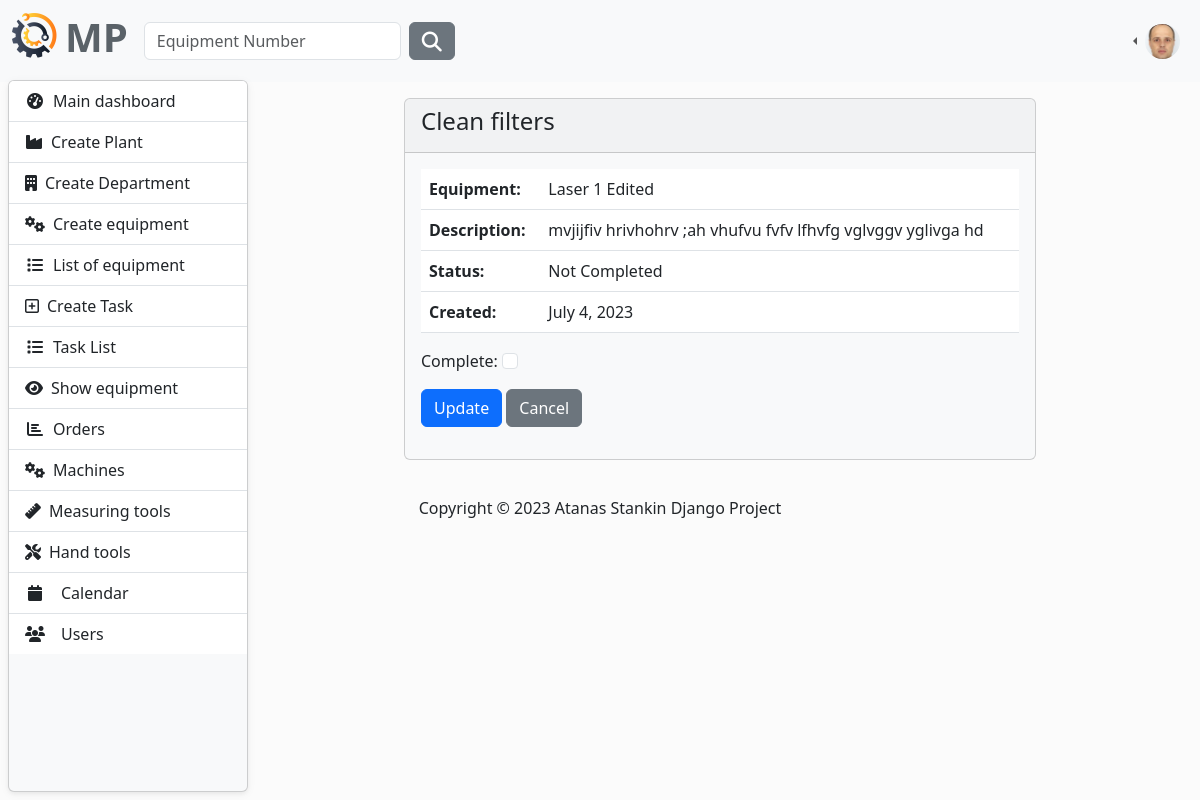
Page /task/update-task/1/ (signed in) on the earlier database version.
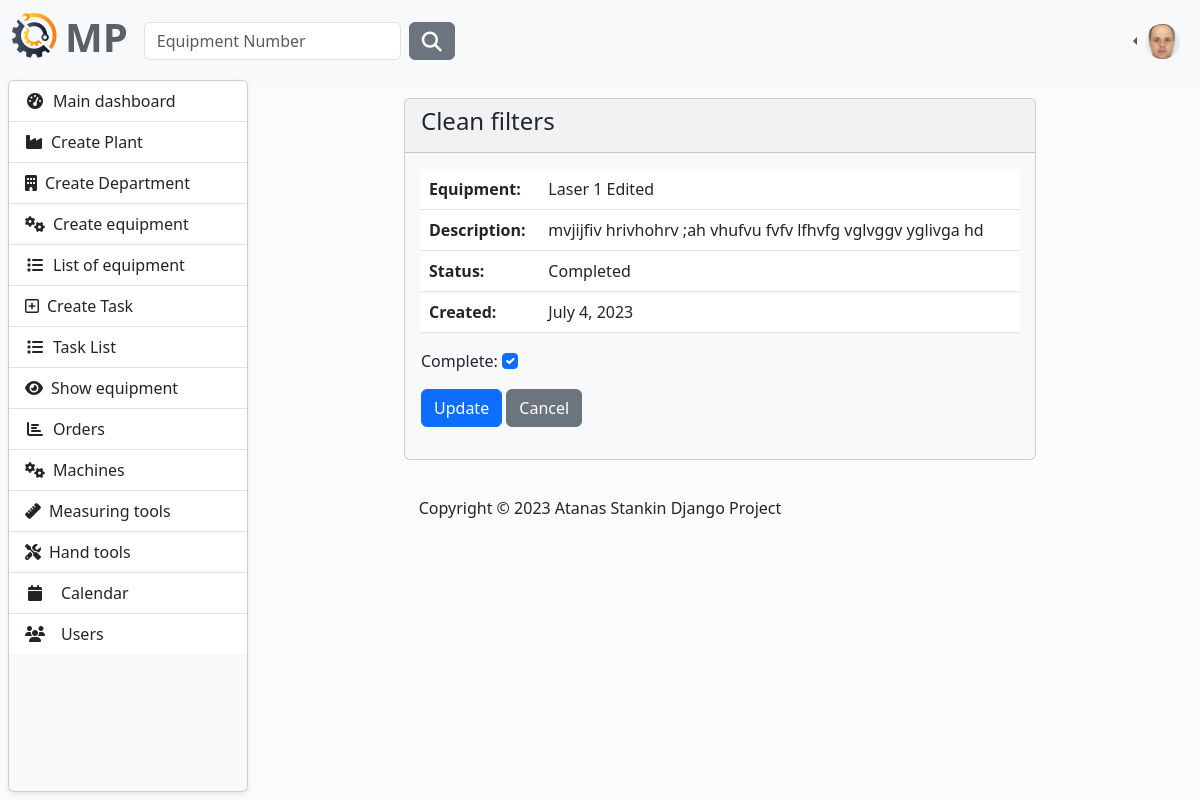
Same page on the later database version.
### MaintenancePlanner/task/models.py (models this page shows, shortened)
class Task(models.Model):
    technician = models.ForeignKey(AppUser, on_delete=models.CASCADE)
    equipment = models.ForeignKey(
        to=Equipment,
        on_delete=models.CASCADE,
    )
    title = models.CharField(
        max_length=256,
    )
    description = models.TextField(null=True, blank=True)
    complete = models.BooleanField(default=False)
    created_on = models.DateField(auto_now_add=True)
    class Meta:
        ordering = ['complete']

### MaintenancePlanner/equipment/models.py (models this page shows)
class Equipment(models.Model):
    description = models.CharField(
        max_length=30,
        validators=[equipment_name_validator],
    )
    type = models.CharField(
        max_length=30,
        choices=TYPE_OF_EQUIPMENT
    )
    acquisition_date = models.DateField(
        blank=True,
        null=True,
        verbose_name='Acquisition Date',
    )
    acquisition_value = models.FloatField(
        blank=True,
        null=True,
        verbose_name='Acquisition Value',
    )
    currency_code = models.CharField(
        max_length=10,
        choices=CURRENCY_CHOICES,
        default='EUR',
    )
    year_of_manufacture = models.PositiveIntegerField(
        verbose_name='Year of Manufacture',
        null=True,
        blank=True,
    )
    manufacturer = models.CharField(
        max_length=30,
        blank=True,
        null=True,
    )
    model_number = models.CharField(
        max_length=30,
        blank=True,
        null=True,
        verbose_name='Model Number'
    )
    part_number = models.CharField(
        max_length=30,
        blank=True,
        null=True,
        verbose_name='Manufacturer Part Number',
    )
    serial_number = models.CharField(
        max_length=30,
        blank=True,
        null=True,
        verbose_name='Manufacturer Serial Number',
    )
    plant = models.ForeignKey(
        to=Plant,
        on_delete=models.CASCADE)
    department = models.ForeignKey(
        to=Department,
        on_delete=models.CASCADE)
    last_checked_date = models.DateField(
        verbose_name='Last Checked Date',
        blank=True,
        null=True,
    )
    next_check_date = models.DateField(
        verbose_name='Next Check Date',
        blank=True,
        null=True,
    )
    def __str__(self):
        return self.description

### MaintenancePlanner/task/views.py (the view)
# urls.py: path('update-task/<int:pk>/', UpdateTask.as_view(), name='update-task'),
class UpdateTask(LoginRequiredMixin, UpdateView):
    template_name = 'update-task.html'
    model = Task
    form_class = UpdateTaskForm
    success_url = reverse_lazy('task-list')

### MaintenancePlanner/task/forms.py
class UpdateTaskForm(forms.ModelForm):
    class Meta:
        model = Task
        fields = ('complete',)
        widgets = {
            'complete': forms.CheckboxInput(attrs={
                'class': 'form-check-input',
                'type': "checkbox",
                'id': 'flexCheckDefault',
            }),
        }

### MaintenancePlanner/task/templates/update-task.html (shortened to what this page needs)
{% extends "base.html" %}
{% load static %}
{% block content %}
    <div class="row justify-content-center mt-3">
        <div class="col-8">
            <div class="card bg-light mb-3" style="max-width: 200rem;">
                <div class="card-header">
                    <h4>{{ task.title }}</h4>
                </div>
                <div class="card-body">
                    <table class="table table-hover">
                    <tr>
                        <td>
                           <strong>Equipment:</strong>
                        </td>
                        <td>
                            {{ task.equipment }}
                        </td>
                    </tr>
                    <tr>
                        <td>
                            <strong>Description:</strong>
                        </td>
                        <td>
                            {{ task.description }}
                        </td>
                    </tr>
                    <tr>
                        <td>
                            <strong>Status:</strong>
                        </td>
                        <td>
                            {% if task.complete %}
                                Completed
                            {% else %}
                                Not Completed
                            {% endif %}
                        </td>
                    </tr>
                    <tr>
                        <td>
                            <strong>Created:</strong>
                        </td>
                        <td>
                            {{ task.created_on }}
                        </td>
                    </tr>
                </table>
                    <form method="POST" enctype="multipart/form-data">
                      {{ form.as_p }}
                        <div class="mb-3">
                            <button type="submit" class="btn btn-primary ">Update</button>
                            <a href="{% url 'task-list' %}" class="btn btn-secondary">Cancel</a>
                        </div>
                    </form>
                </div>
            </div>
        </div>
    </div>
{% endblock content %}

Differences in the rows shown:
changed Task "Clean filters": complete "☐" → "☑"
Other differences:
text no longer shown: "Not Completed"
text now shown: "Completed"
